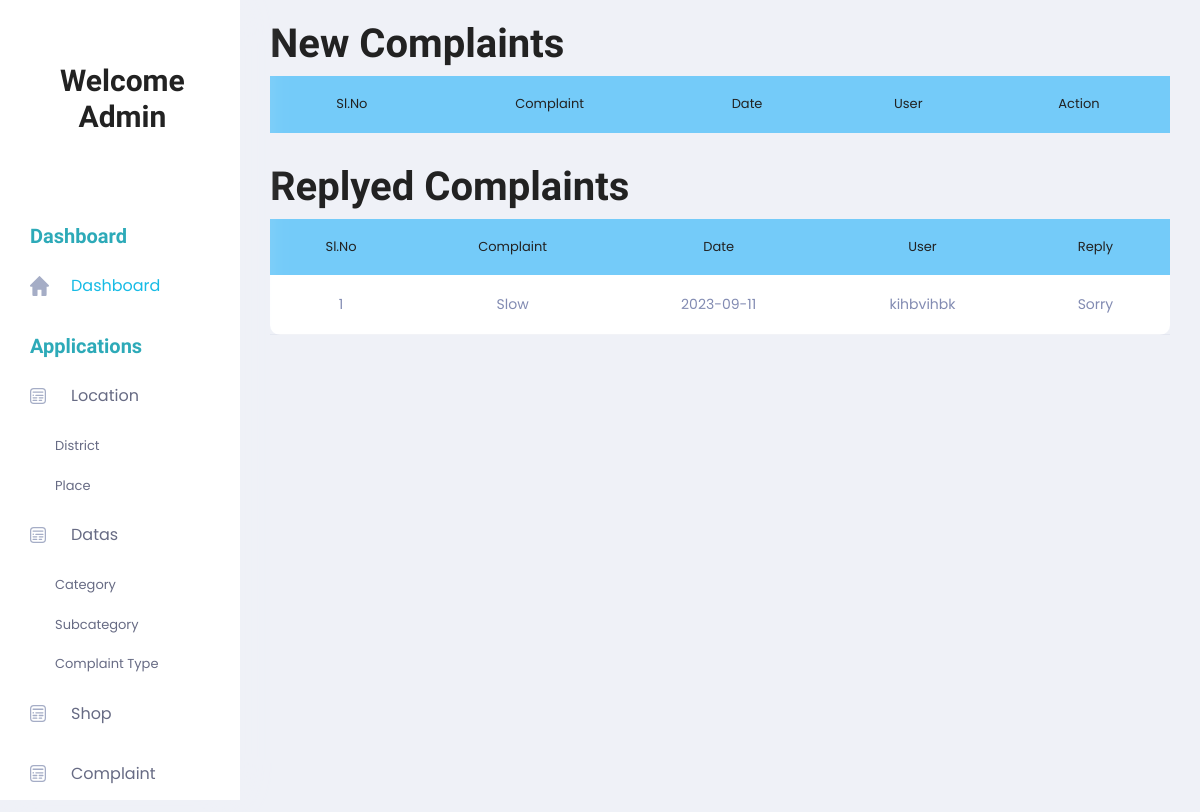
Before: /Project/Admin/ViewComplaint.php with the older database file.
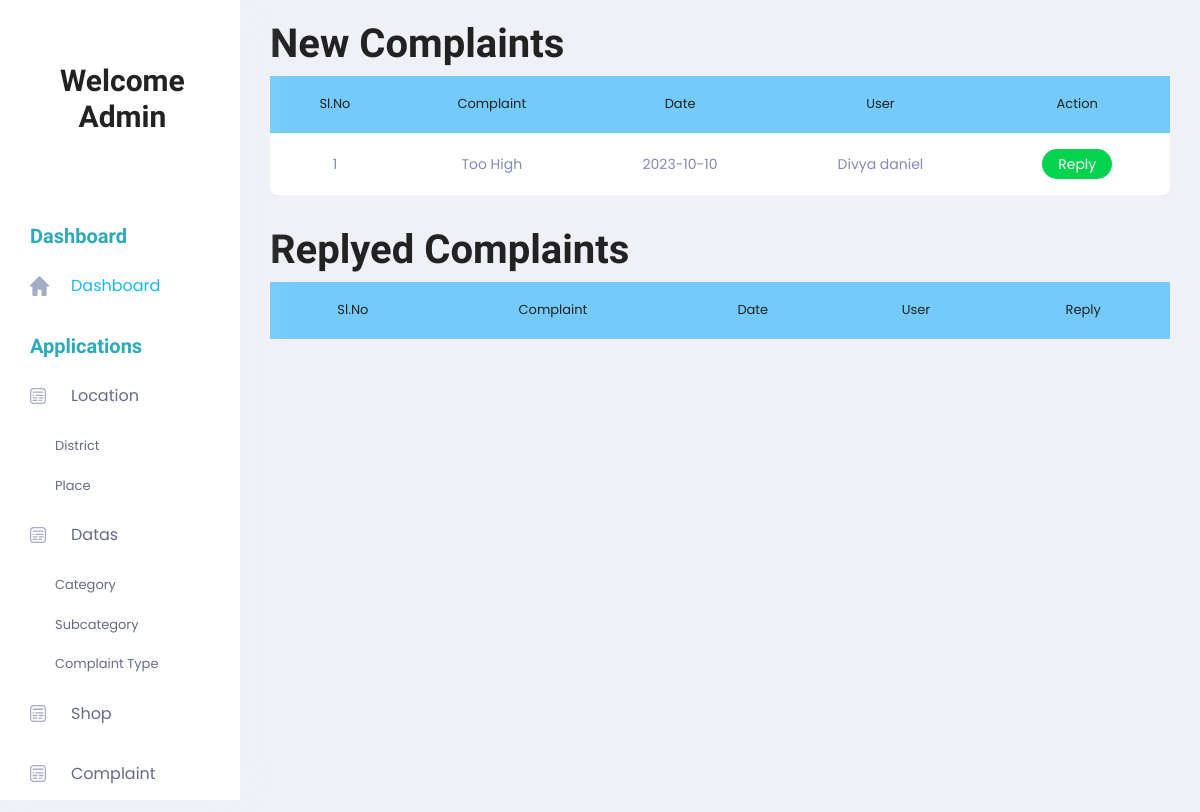
After: the same page with the newer database file.
### tables this page shows
CREATE TABLE `tbl_complaint` (
  `complaint_id` int(11) NOT NULL,
  `complainttype_id` int(11) NOT NULL,
  `complaint_content` varchar(100) NOT NULL,
  `complaint_date` varchar(100) NOT NULL,
  `complaint_reply` varchar(100) NOT NULL DEFAULT 'Not Yet Replyed',
  `user_id` int(11) NOT NULL,
  `complaint_status` int(11) NOT NULL DEFAULT 0
);

CREATE TABLE `tbl_user` (
  `user_id` int(11) NOT NULL,
  `user_name` varchar(100) NOT NULL,
  `user_contact` varchar(100) NOT NULL,
  `user_email` varchar(100) NOT NULL,
  `user_address` varchar(100) NOT NULL,
  `user_password` varchar(100) NOT NULL,
  `user_photo` varchar(100) NOT NULL,
  `user_proof` varchar(100) NOT NULL,
  `place_id` int(11) NOT NULL,
  `user_gender` varchar(100) NOT NULL,
  `user_dob` int(11) NOT NULL
);

### Project/Admin/ViewComplaint.php (the view, shortened to what the changed rows need)
<!DOCTYPE html PUBLIC "-//W3C//DTD XHTML 1.0 Transitional//EN" "http://www.w3.org/TR/xhtml1/DTD/xhtml1-transitional.dtd">
<html xmlns="http://www.w3.org/1999/xhtml">
<head>
</head>
    <?php
include('Head.php');
    ?>
    <body>
        <section class="main_content dashboard_part">
            <div class="main_content_iner ">
                <div class="container-fluid p-0">
                    <div class="row justify-content-center">
                        <div class="col-12">
                            <div class="QA_section">
                                <h1>New Complaints</h1>
                                <div class="QA_table mb_30">
                                    <table class="table lms_table_active">
                                        <thead>
                                            <tr style="background-color: #74CBF9">
                                                <td align="center" scope="col">Sl.No</td>
                                                <td align="center" scope="col">Complaint</td>
                                                <td align="center" scope="col">Date</td>
                                                <td align="center" scope="col">User</td>
                                                <td align="center" scope="col">Action</td>
                                            </tr>
                                        </thead>
                                        <tbody>
                                            <?php
												$i = 0;
                                                $selQry = "select * from tbl_complaint c inner join tbl_complainttype t on t.complainttype_id=c.complainttype_id inner join tbl_user u on c.user_id = u.user_id where complaint_status='0'";
                                               $rs = $Conn->query($selQry);
                                                while ($data = $rs->fetch_assoc()) {
                                                    $i++;
                                            ?>
                                            <tr>
                                                <td align="center"><?php echo $i;?></td>
                                                <td align="center"><?php echo $data["complaint_content"] ?></td>
                                                <td align="center"><?php echo $data["complaint_date"] ?></td>
                                                <td align="center"><?php echo $data["user_name"] ?></td>
                                                <td align="center"><a href="ViewComplaint.php?up=<?php echo $data["complaint_id"] ?>" class="status_btn">Reply</a> </td>
                                            </tr>
                                            <?php
                                            }
                                            ?>
                                        </tbody>
                                    </table>
                                </div>
                                <h1>Replyed Complaints</h1>
                                <div class="QA_table mb_30">
                                    <table class="table lms_table_active">
                                        <thead>
                                            <tr style="background-color: #74CBF9">
                                                <td align="center" scope="col">Sl.No</td>
                                                <td align="center" scope="col">Complaint</td>
                                                <td align="center" scope="col">Date</td>
                                                <td align="center" scope="col">User</td>
                                                <td align="center" scope="col">Reply</td>
                                            </tr>
                                        </thead>
                                        <tbody>
                                            <?php
												$i = 0;
                                                $selQry = "select * from tbl_complaint c inner join tbl_complainttype t on t.complainttype_id=c.complainttype_id inner join tbl_user u on c.user_id = u.user_id where complaint_status='1'";
                                               $rs = $Conn->query($selQry);
                                                while ($data = $rs->fetch_assoc()) {
                                                    $i++;
                                            ?>
                                            <tr>
                                                <td align="center"><?php echo $i;?></td>
                                                <td align="center"><?php echo $data["complaint_content"] ?></td>
                                                <td align="center"><?php echo $data["complaint_date"] ?></td>
                                                <td align="center"><?php echo $data["user_name"] ?></td>
                                                <td align="center"><?php echo $data["complaint_reply"] ?></td>
                                            </tr>
                                            <?php                     }
                                            ?>
                                        </tbody>
                                    </table>
                                </div>
                             </div>
                        </div>
                    </div>
                </div>
            </div>
        </section>
    </body>
     <?php
		include('Foot.php');
		?>
    </html>

Changed rows visible on the page:
removed tbl_complaint: complaint_content "Slow", complaint_date "2023-09-11", user.user_name "kihbvihbk", complaint_reply "Sorry", shown under "Replyed Complaints"
added tbl_complaint: complaint_content "Too High", complaint_date "2023-10-10", user.user_name "Divya daniel", shown under "New Complaints"
